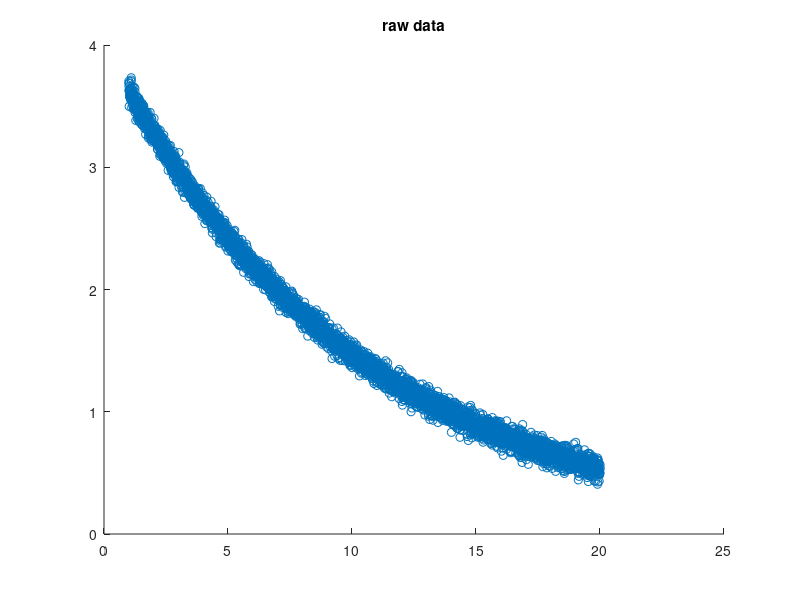

This chart was generated by the following MATLAB code: (Note: this script raises an error after producing the figure.)
%% test NN regression


%make some data
%params
nn = 5000;
noisex = 0.01;
noisey = 0.05;
a = 4;
b = 0.1;

%sim
x1 = linspace(1,20,nn)';
X = [x1] + randn(nn,1).*noisex;
y1r = a.*exp(-b.*X);
Y = y1r + randn(nn,1)*noisey;

figure
scatter(X(:,1),Y)
title('raw data')


%% Lets try training it?

layers = 2;
nodes = [3,3];

%NN = NNRegressionInitialize(X,Y,layers,nodes);

alpha = 0.1;
max_epoch = 1000;
mse_target = 0.03;

[NN,MSE] = NNRegressionTrain(X,Y,NN,alpha,max_epoch,mse_target);

%% return training regression

Y_Estimate = NNRegressionOnline(NN, X);

figure
scatter(X(:,1),Y_Estimate,'r')
hold on
scatter(X(:,1),Y,'b')
hold off
title('regressions')

%% linear fit

minx = min(X);
maxx = max(X);
x1lin = linspace(minx(1),maxx(1),nn)';
X_Linear = [x1lin];

Y_Linear = NNRegressionOnline(NN, X_Linear);

figure
scatter(X_Linear(:,1),Y_Linear,'r')
hold on
scatter(X(:,1),Y,'b')
hold off
title('regressions')
